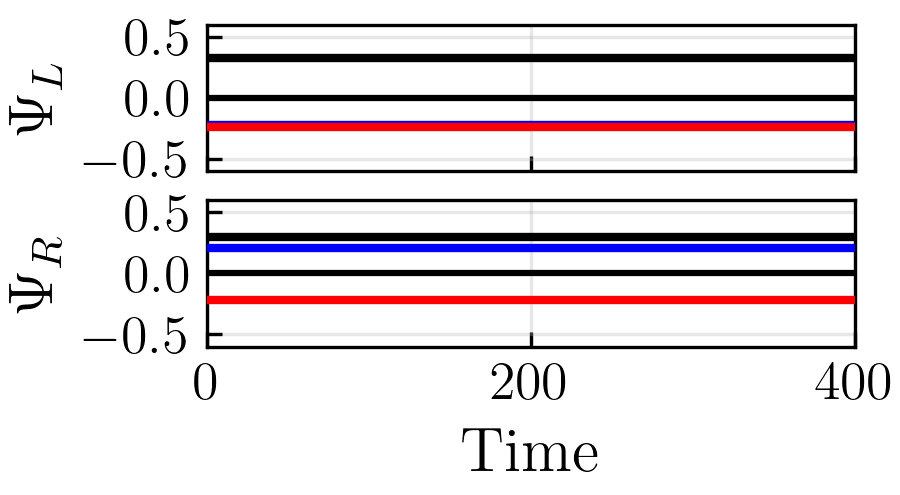

Here is the Python script that generated this plot:
from functions import *
from back_process import *
from time_integrators import *

if __name__ == '__main__':
    ######## ESTOS DATOS ESTAN EN EL DISCO EXTERNO #######
    disc = "D:/"
    #T = np.loadtxt(disc + r'mnustes_science\simulation_data\FD\rabi_windows\test\alpha=1.000\beta=1.000\mu=0.1000\nu=0.3200\sigma=3.000\gamma=0.2800\dist=20.0000\T.txt', delimiter=',')
    #X = np.loadtxt(disc + r'mnustes_science\simulation_data\FD\rabi_windows\test\alpha=1.000\beta=1.000\mu=0.1000\nu=0.3200\sigma=3.000\gamma=0.2800\dist=20.0000\X.txt', delimiter=',')
    #Zr = np.loadtxt(disc + r'mnustes_science\simulation_data\FD\rabi_windows\test\alpha=1.000\beta=1.000\mu=0.1000\nu=0.3200\sigma=3.000\gamma=0.2800\dist=20.0000\field_real.txt', delimiter=',')
    #Zi = np.loadtxt(disc + r'mnustes_science\simulation_data\FD\rabi_windows\test\alpha=1.000\beta=1.000\mu=0.1000\nu=0.3200\sigma=3.000\gamma=0.2800\dist=20.0000\field_img.txt', delimiter=',')

    #Z = Zr + 1j * Zi
    #Z_mod_ROs = np.abs(Z)

    T = np.loadtxt(disc + r'mnustes_science\simulation_data\FD\rabi_windows\test\alpha=1.000\beta=1.000\mu=0.1000\nu=0.3200\sigma=3.000\gamma=0.2800\dist=39.0000\T.txt', delimiter=',')
    X= np.loadtxt(disc + r'mnustes_science\simulation_data\FD\rabi_windows\test\alpha=1.000\beta=1.000\mu=0.1000\nu=0.3200\sigma=3.000\gamma=0.2800\dist=39.0000\X.txt', delimiter=',')
    Zr = np.loadtxt(disc + r'mnustes_science\simulation_data\FD\rabi_windows\test\alpha=1.000\beta=1.000\mu=0.1000\nu=0.3200\sigma=3.000\gamma=0.2800\dist=39.0000\field_real.txt', delimiter=',')
    Zi = np.loadtxt(disc + r'mnustes_science\simulation_data\FD\rabi_windows\test\alpha=1.000\beta=1.000\mu=0.1000\nu=0.3200\sigma=3.000\gamma=0.2800\dist=39.0000\field_img.txt', delimiter=',')

    Z = Zr + 1j * Zi

    Nx = len(X)
    Nt = len(T)
    Z_L = Z[:, 0:int(Nx / 2)]
    Z_R = Z[:, int(Nx / 2) + 1:]
    X_L = X[0:int(Nx / 2)]
    X_R = X[int(Nx / 2) + 1:]
    U_R = integrate.simpson(Z_R, X_R)
    U_L = integrate.simpson(Z_L, X_L)

    t0 = 2000
    ti, tf = 0, 400

    fig, (ax1, ax2) = plt.subplots(2,figsize=(3, 1.65))
    ax1.plot(T - t0, np.real(U_L), c="b", label="$\\textrm{Re }\Psi_L$", lw=2, zorder=5)
    ax1.plot(T - t0, np.imag(U_L), c="r", label="$\\textrm{Im }\Psi_L$", lw=2, zorder=5)
    ax1.plot(T - t0, np.abs(U_L), c="k", label="$|\Psi_L|$", lw=2, zorder=5)
    ax1.hlines(0, 0, 400, colors="k")
    ax1.set_ylabel('$\Psi_L$', size=15)
    ax1.set_xlim(0, 400)
    ax1.set_xticks([0, 200, 400])
    ax1.set_ylim(-0.6, 0.6)
    ax1.tick_params(axis="both", direction="in", labelsize=13, labelbottom=False)
    ax1.set_yticks([-0.5, 0, 0.5])
    #ax1.legend(fontsize=16)
    ax1.grid(alpha=0.3)

    ax2.plot(T - t0, np.real(U_R), c="b", label="$\\textrm{Re }\Psi_R$", lw=2, zorder=5)
    ax2.plot(T - t0, np.imag(U_R), c="r", label="$\\textrm{Im }\Psi_R$", lw=2, zorder=5)
    ax2.plot(T - t0, np.abs(U_R), c="k", label="$|\Psi_R|$", lw=2, zorder=5)
    ax2.hlines(0, 0, 400, colors="k")
    ax2.set_ylabel('$\Psi_R$', size=15)
    ax2.set_xlabel('$\\textrm{Time}$', size=15)
    ax2.set_xlim(0, 400)
    ax2.set_xticks([0, 200, 400])
    ax2.set_ylim(-0.6, 0.6)
    ax2.tick_params(axis="both", direction="in", labelsize=13)
    ax2.set_yticks([-0.5, 0, 0.5])
    ax2.grid(alpha=0.3)

    fig.subplots_adjust(left=0.23, right=0.95, bottom=0.3, top=0.95)
    plt.savefig("timeseries_extended.png", dpi=300)
    plt.close()